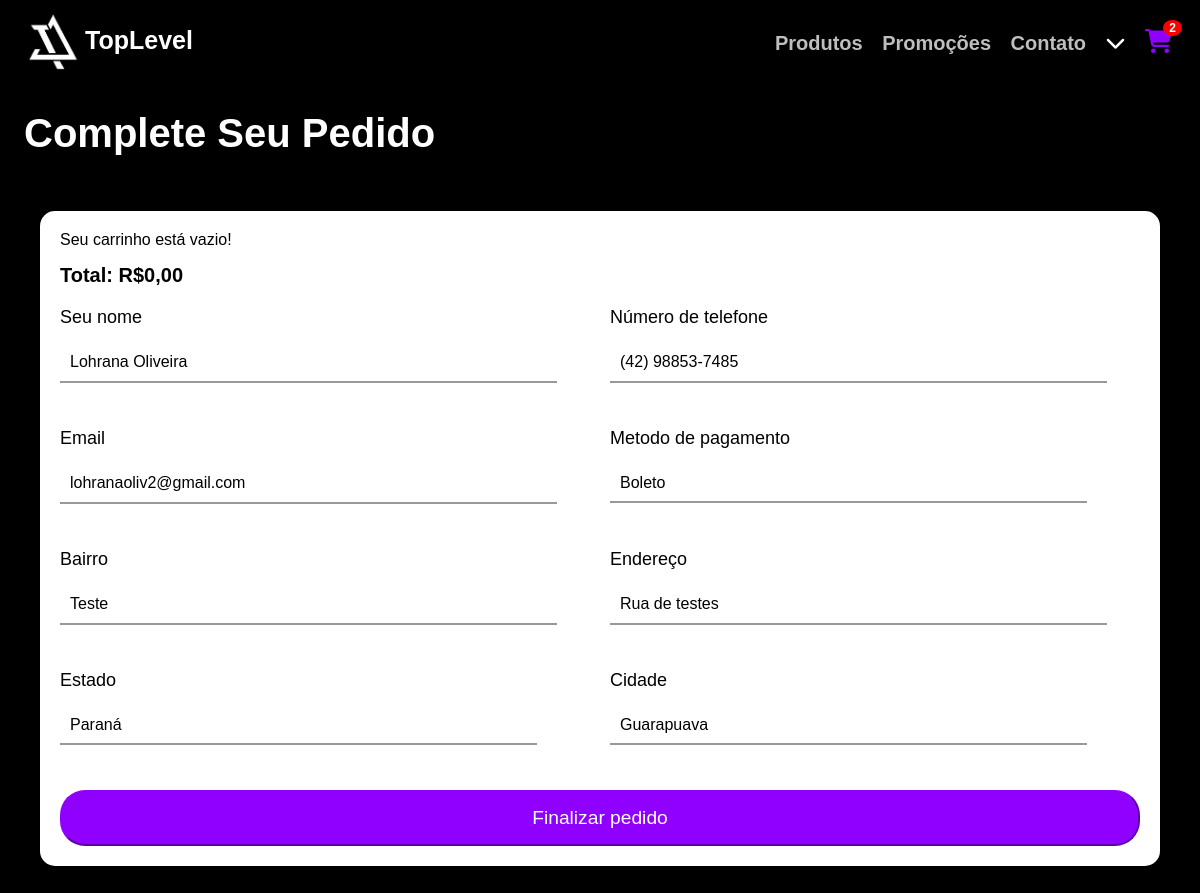
Screenshot of /test.php (signed in) with the database file from the repository.
### tables this page shows
CREATE TABLE `usuarios` (
  `id` int(11) NOT NULL,
  `nome` varchar(45) NOT NULL,
  `senha` varchar(45) NOT NULL,
  `email` varchar(110) NOT NULL,
  `telefone` varchar(15) NOT NULL,
  `sexo` varchar(15) NOT NULL,
  `data_nasc` date NOT NULL,
  `cidade` varchar(45) NOT NULL,
  `estado` varchar(45) NOT NULL,
  `endereco` varchar(45) NOT NULL,
  `cep` varchar(8) NOT NULL,
  `numero` int(11) NOT NULL,
  `bairro` varchar(100) NOT NULL
);

### test.php (the view, shortened to what this page needs)
<?php
@include 'config.php';
$emailUsuario = $_SESSION['email'] ?? '';
if(!empty($emailUsuario)) {
   $query = "SELECT * FROM `usuarios` WHERE email = '$emailUsuario' LIMIT 1";
   $result = mysqli_query($conn, $query);
   if(mysqli_num_rows($result) > 0) {
      $user_data = mysqli_fetch_assoc($result);
      $nome = $user_data['nome'];
      $telefone = $user_data['telefone'];
      $email = $user_data['email'];
      $bairro = $user_data['bairro'];
      $endereco = $user_data['endereco'];
      $cidade = $user_data['cidade'];
      $estado = $user_data['estado'];
   }
}
?>
<!DOCTYPE html>
<html lang="pt-br">
<head>
   <link rel="stylesheet" href="assents/css/Global.css">
   <link rel="stylesheet" href="assents/css/index.css">
   <link rel="stylesheet" href="assents/css/Produtos.css">
   <link rel="stylesheet" href="assents/css/user.css">
   <link rel="stylesheet" href="https://cdnjs.cloudflare.com/ajax/libs/font-awesome/6.0.0/css/all.min.css">
   <link rel="stylesheet" href="assents/css/style.css">
</head>
<body>
<?php include 'headeruser.php'; ?>
<h1 class="heading">Complete Seu Pedido</h1>
<div class="container">
<section class="checkout-form">
<form action="" method="post">
   <div class="display-order">
      <?php
         $select_cart = mysqli_query($conn, "SELECT * FROM `cart` WHERE user_email = '$emailUsuario'");
         $grand_total = 0;
         if(mysqli_num_rows($select_cart) > 0){
            while($fetch_cart = mysqli_fetch_assoc($select_cart)){
               $total_price = $fetch_cart['price'] * $fetch_cart['quantity'];
               $grand_total += $total_price;
               $product_image = $fetch_cart['image'];
      ?>
      <div class="product-item">
         <img src="uploaded_img/<?= $product_image; ?>" alt="<?= $fetch_cart['name']; ?>" class="product-image">
         <span><?= $fetch_cart['name']; ?> (<?= $fetch_cart['quantity']; ?>)</span>
      </div>
      <?php
            }
         } else {
            echo "<div class='display-order'><span>Seu carrinho está vazio!</span></div>";
         }
      ?>
      <span class="grand-total">Total: R$<?= number_format($grand_total, 2, ',', '.'); ?></span>
   </div>
   <div class="flex">
      <div class="inputBox">
         <span>Seu nome</span>
         <input type="text" placeholder="Nome completo" name="nome" value="<?= $nome; ?>" required>
      </div>
      <div class="inputBox">
         <span>Número de telefone</span>
         <input type="tel" id="telefone" name="telefone" placeholder="(00) 00000-0000" value="<?= $telefone; ?>" required>
      </div>
      <div class="inputBox">
         <span>Email</span>
         <input type="email" placeholder="Digite seu email" name="email" value="<?= $email; ?>" required>
      </div>
      <div class="inputBox">
         <span>Metodo de pagamento</span>
         <select name="method">
            <option value="Boleto" selected>Boleto</option>
         </select>
      </div>
      <div class="inputBox">
         <span>Bairro</span>
         <input type="text" placeholder="Digite o Bairro" name="bairro" value="<?= $bairro; ?>" required>
      </div>
      <div class="inputBox">
         <span>Endereço</span>
         <input type="text" placeholder="Digite o Endereço" name="endereco" value="<?= $endereco; ?>" required>
      </div>
      <div class="inputBox">
         <span>Estado</span>
         <select id="estado" name="estado" required>
            <option value="PR" <?= $estado == 'PR' ? 'selected' : ''; ?>>Paraná</option>
         </select>
      </div>
      <div class="inputBox">
         <span>Cidade</span>
         <select id="cidade" name="cidade" required>
            <option value="<?= $cidade; ?>" selected><?= $cidade; ?></option>
         </select>
      </div>
   </div>
   <input type="submit" value="Finalizar pedido" name="order_btn" class="orderbtn">
</form>
</section>
</div>
</body>
</html>

### assents/css/Global.css (style rules this page uses)
body { font-family: Arial, sans-serif; background-color: #000000; margin-left: 0%; margin-right: 0%; }
.container { display: flex; }
input[type="text"] { margin-bottom: 0px; color: #000; }

### assents/css/index.css (style rules this page uses)
body { margin: 0; padding: 0; font-family: Arial, sans-serif; }

### assents/css/Produtos.css (style rules this page uses)
body { font-family: Arial, sans-serif; margin: 0; padding: 0; background-color: #000000; }
.container { display: flex; padding: 20px; }

### assents/css/style.css (style rules this page uses)
body { background-color: #000; color: #fff; }
.heading { font-size: 40px; margin-bottom: 15px; margin-left: 2%; }
.grand-total { margin-bottom: 20px; font-size: 20px; }
.orderbtn { width: 100%; padding: 15px 30px; background-color: #9000ff; color: #fff; border-radius: 25px; border-color: #9000ff; text-decoration: none; font-size: 1.2rem; transition: background-color 0.3s ease; margin-top: 20px; }
.checkout-form { display: flex; justify-content: center; align-items: center; padding: 20px; }
.checkout-form form { width: 100%; max-width: 1600px; padding: 20px; border-radius: 15px; background-color: white; color: black; margin: 0 auto; }
.checkout-form form .flex { display: flex; flex-wrap: wrap; row-gap: 20px; column-gap: 20px; }
.checkout-form form .flex .inputBox { flex: 1 1 calc(50% - 20px); min-width: 300px; }
.checkout-form form .flex .inputBox span { font-size: 18px; color: black; display: block; margin-bottom: 5px; }
.checkout-form form .flex .inputBox input, .checkout-form form .flex .inputBox select { width: 90%; background-color: white; font-size: 16px; color: black; margin: 10px 0; padding: 10px; border: 2px solid #999; border-top: none; border-left: none; border-right: none; }

### assents/css/userstl.css (style rules this page uses)
body { background-color: black; color: white; font-family: Arial, sans-serif; margin: 0; }
input[type="text"] { width: 100%; padding: 10px; margin-bottom: 15px; border: none; background-color: #333; color: white; }
input[type="tel"] { width: 100%; padding: 10px; margin-bottom: 15px; border: none; background-color: #333; color: white; }
input[type="tel"]::placeholder { color: #aaaaaa; opacity: 1; }
input[type="text"] { width: 100%; padding: 10px; margin-bottom: 15px; border: 1px solid #707070; background-color: #00000000; color: white; font-size: 14px; }
.inputBox { display: flex; flex-direction: column; width: 100%; margin-bottom: 15px; }
.inputBox select, .inputBox input[type="text"] { width: 100%; padding: 10px; margin-bottom: 15px; border: 1px solid #707070; background-color: rgba(0, 0, 0, 0); color: rgba(255, 255, 255, 0.595); font-size: 14px; }
.inputBox select { appearance: none; background-repeat: no-repeat; background-position: right 10px center; background-size: 15px; background-color: #000000; }

### test.php (style rules this page uses)
.display-order .grand-total { font-weight: bold; margin-top: 15px; display: block; }

### rows the page displays
usuarios: nome "Lohrana Oliveira", telefone "(42) 98853-7485", email "lohranaoliv2@gmail.com", bairro "Teste", endereco "Rua de testes", estado "Paraná", cidade "Guarapuava"

### other values shown
$row_count "2"
$grand_total "0,00"
